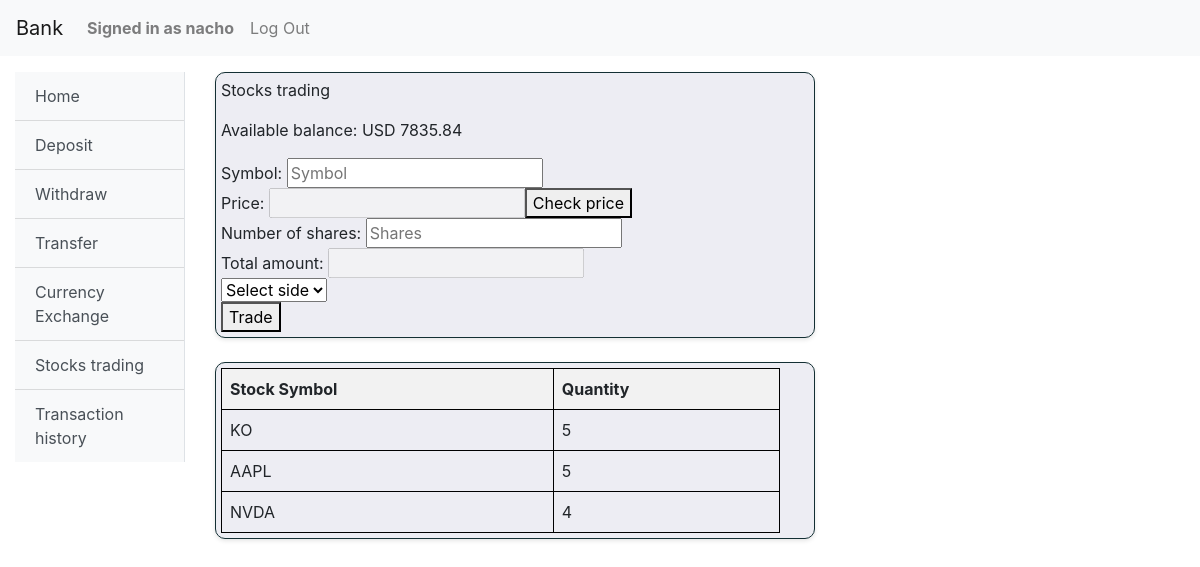
The page /stocks/ (signed in) on the database as committed earlier.
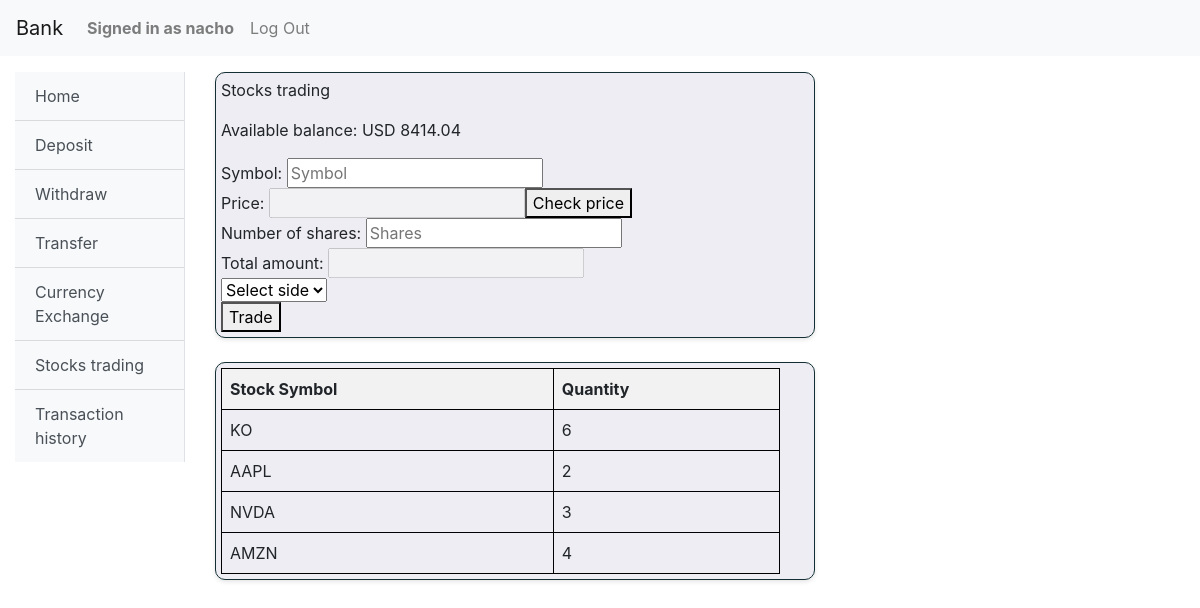
The same page on the database as committed later.
### bank/models.py (models this page shows)
class User(AbstractUser):
    usd_account = models.DecimalField(decimal_places=2, max_digits=16, default=0)
    eur_account = models.DecimalField(decimal_places=2, max_digits=16, default=0)
    account_number = models.CharField(max_length=12, unique=True)

class StockPortfolio(models.Model):
    user = models.ForeignKey(User, on_delete=models.CASCADE, related_name='portfolios')
    stock_symbol = models.CharField(max_length=10)
    quantity = models.PositiveIntegerField(default=0)
    purchase_price = models.DecimalField(decimal_places=2, max_digits=16)
    date_acquired = models.DateField(auto_now_add=True)

### bank/views.py (the view, shortened to what this page needs)
# urls.py: path("stocks/", views.stocks, name="stocks"),
@login_required
def stocks(request):
    user = request.user
    usd_account = user.usd_account
    if request.method == "GET":
        portfolios = user.portfolios.all()
        return render(request, "bank/stocks.html",
                      {'usd_account': usd_account,
                       'portfolios': portfolios})

### bank/templates/bank/stocks.html (shortened to what this page needs)
{% extends "bank/layout.html" %}
{% block body %}
    <div class="stocks">
        <p>Stocks trading</p>
        <p>Available balance: USD {{usd_account}}</p>
        <form action="{% url 'stocks' %}" method="post">
            <span>Symbol: </span><input type="text" id="stock-symbol" name="stock-symbol" placeholder="Symbol"><br>
            <span>Price: </span><input type="text" id="stock-price"  disabled><button id="stock-quote-button" type="button" >Check price</button><br>
            <span>Number of shares: </span><input type="number" id="stock-shares" name="stock-shares" placeholder="Shares" min="0" required><br>
            <span>Total amount: </span><input type="text" id="stock-amount" name="stock-amount" disabled><br>
            <select name="side">
                <option disabled selected value="">Select side</option>
            </select><br>
            <button type="submit">Trade</button>
        </form>
    </div>
    <br>
    <div class="stocks">
        <table>
            <thead>
                <tr>
                    <th>Stock Symbol</th>
                    <th>Quantity</th>
                </tr>
            </thead>
            <tbody>
                {% for portfolio in portfolios %}
                <tr>
                    <td>{{ portfolio.stock_symbol }}</td>
                    <td>{{ portfolio.quantity }}</td>
                </tr>
                {% empty %}
                <tr>
                    <td colspan="2">No stocks in portfolio.</td>
                </tr>
                {% endfor %}
            </tbody>
        </table>
    </div>
{% endblock %}

### bank/templates/bank/layout.html (shortened to what this page needs)
{% load static %}
<!DOCTYPE html>
<html lang="en">
    <head>
        <link rel="stylesheet" href="https://stackpath.bootstrapcdn.com/bootstrap/4.4.1/css/bootstrap.min.css">
        <link href="{% static 'bank/styles.css' %}" rel="stylesheet">
    </head>
    <body>
        <nav class="navbar navbar-expand-lg navbar-light bg-light">
            <a class="navbar-brand" href="#">Bank</a>
            <div>
              <ul class="navbar-nav mr-auto">
                {% if user.is_authenticated %}
                    <li class="nav-item">
                        <a class="nav-link" href="#"><strong>Signed in as {{ user.username }}</strong></a>
                    </li>
                {% endif %}
                {% if user.is_authenticated %}
                    <li class="nav-item">
                        <a class="nav-link" href="{% url 'logout' %}">Log Out</a>
                    </li>
                {% endif %}
              </ul>
            </div>
          </nav>
          <div class="container-fluid mt-3">
            <div class="row">
                {% if user.is_authenticated %}
                <div class="col-md-2">
                    <div class="bg-light border-right" id="sidebar-wrapper">
                        <div class="list-group list-group-flush">
                            <a href="{% url 'index' %}" class="list-group-item list-group-item-action bg-light">Home</a>
                            <a href="{% url 'deposit' %}" class="list-group-item list-group-item-action bg-light">Deposit</a>
                            <a href="{% url 'withdraw' %}" class="list-group-item list-group-item-action bg-light">Withdraw</a>
                            <a href="{% url 'transfer' %}" class="list-group-item list-group-item-action bg-light">Transfer</a>
                            <a href="{% url 'eur_exchange' %}" class="list-group-item list-group-item-action bg-light">Currency Exchange</a>
                            <a href="{% url 'stocks' %}" class="list-group-item list-group-item-action bg-light">Stocks trading</a>
                            <a href="{% url 'history' %}" class="list-group-item list-group-item-action bg-light">Transaction history</a>
                        </div>
                    </div>
                </div>
                {% endif %}
                <div class="col-md-10">
                    <div class="body">
                        {% block body %}
                        {% endblock %}
                    </div>
                </div>
            </div>
        </div>
    </body>
</html>

### bank/static/bank/styles.css (style rules this page uses)
.stocks { background-color: #e5e5eeab; border: 1px solid #132f33; padding: 5px; border-radius: 10px; box-shadow: 0 2px 4px rgba(0, 0, 0, 0.1); width: 100%; max-width: 600px; }
table { width: 95%; border-collapse: collapse; }
th, td { padding: 8px; border: 1px solid black; text-align: left; }
th { background-color: #f2f2f2; }

Rows that differ between the two databases and show on the page:
changed User "nacho": usd_account "7835.84" → "8414.04"
changed StockPortfolio "KO": quantity "5" → "6"
changed StockPortfolio "AAPL": quantity "5" → "2"
changed StockPortfolio "NVDA": quantity "4" → "3"
added StockPortfolio: stock_symbol "AMZN", quantity "4"
